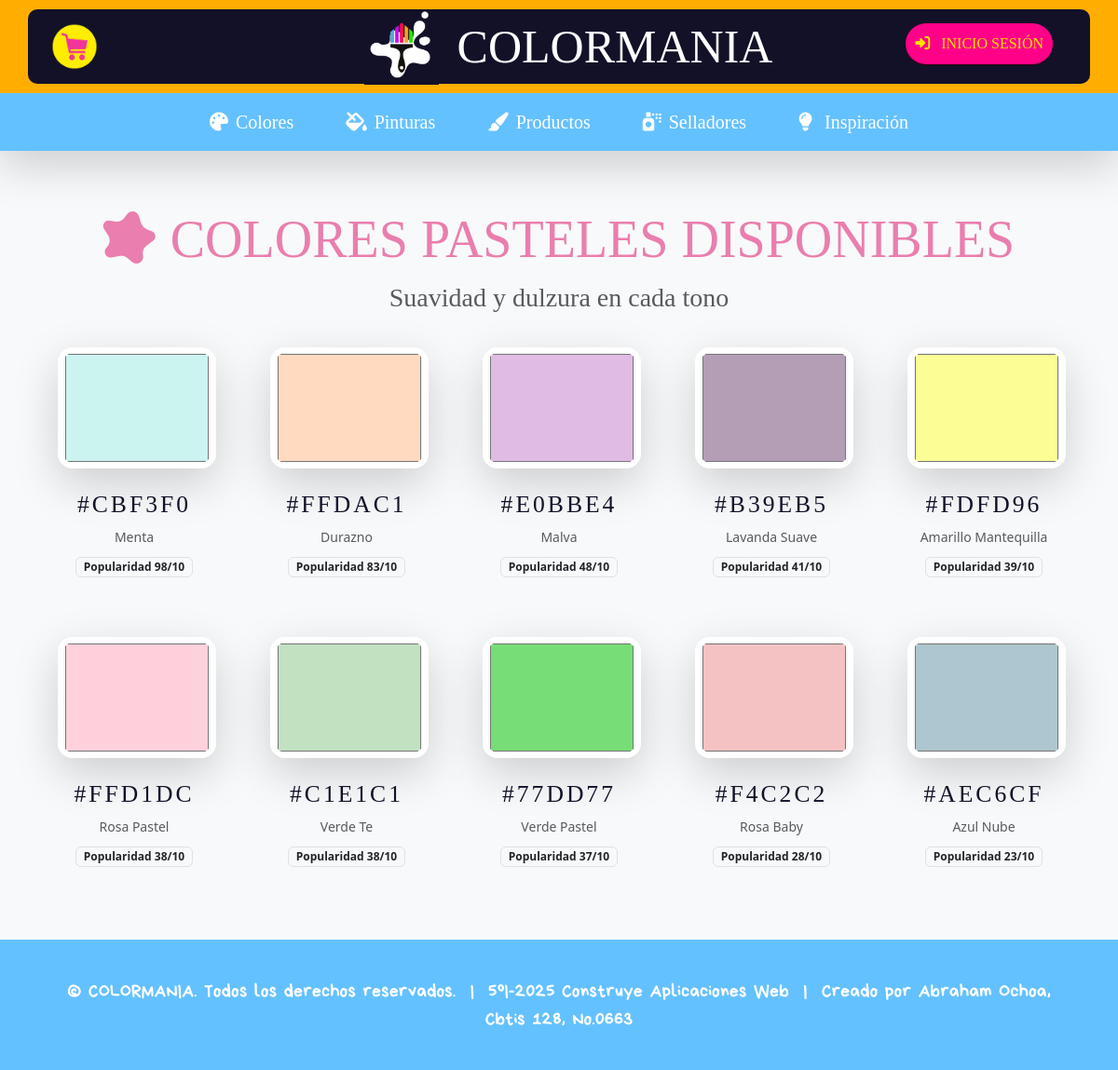
Page /colores-pasteles/ on the committed database.
### colormania/models.py (models this page shows, shortened)
class Color(models.Model):
    codigo = models.CharField(max_length=50)
    descripcion = models.CharField(max_length=250)
    tipo = models.CharField(max_length=30, choices=[
        ('CALIDOS', 'Calidos'),
        ('FRIOS', 'Frios'),
        ('GRISES', 'Grises'),
        ('PASTELES', 'Pasteles'),
        ('VIVOS', 'Vivos'),
    ])
    popularidad = models.IntegerField()
    class Meta:
        verbose_name = "Color"
        verbose_name_plural = "Colores"

### colormania/views.py (the view)
# urls.py: path('colores-pasteles/', views.pasteles, name='pasteles'),
def pasteles(request):
    colores_pasteles = Color.objects.filter(tipo='PASTELES').order_by('-popularidad')
    return render(request, 'colormania/user/colores/pasteles.html', {'colores_pasteles': colores_pasteles})

### colormania/templates/colormania/user/colores/pasteles.html (shortened to what this page needs)
{% extends "colormania/base.html" %}
{% load static %}
{% block content %}
<div class="container mt-0 pt-0">
    <div class="text-center mb-4">
        <h1 class="bobby display-4" style="color: #ea7eae;">
            <i class="fas fa-splotch me-3"></i>COLORES PASTELES DISPONIBLES
        </h1>
        <p class="lead bobby fs-3 text-muted">Suavidad y dulzura en cada tono</p>
    </div>
    <div class="row row-cols-2 row-cols-md-3 row-cols-lg-5 g-5 justify-content-center">
        {% for color in colores_pasteles %}
        <div class="col">
            <div class="text-center">
                <a href="{% url 'personalizar_desde_color' color.codigo|cut:'#' %}"
                   class="text-decoration-none transform-hover d-block p-2"
                   style="cursor: pointer;">
                    <input type="color" value="#{{ color.codigo|cut:'#'|lower }}" disabled
                           class="mx-auto mb-4 rounded-4 shadow-lg"
                           style="width: 170px; height: 130px; border: 6px solid white; cursor: pointer; pointer-events: none; box-shadow: 0 12px 30px rgba(0,0,0,0.3);">
                    <h5 class="bobby" style="color: #131128; font-size: 1.6rem; letter-spacing: 3px;">
                        #{{ color.codigo|upper|cut:'#' }}
                    </h5>
                    <p class="text-muted small mb-2">{{ color.descripcion }}</p>
                    <span class="badge bg-light text-dark border">Popularidad {{ color.popularidad }}/10</span>
                </a>
            </div>
        </div>
        {% endfor %}
    </div>
</div>
{% endblock %}

### rows in the picture
Color: codigo "#cbf3f0", codigo "CBF3F0", descripcion "Menta", popularidad "98"
Color: codigo "#ffdac1", codigo "FFDAC1", descripcion "Durazno", popularidad "83"
Color: codigo "#e0bbe4", codigo "E0BBE4", descripcion "Malva", popularidad "48"
Color: codigo "#b39eb5", codigo "B39EB5", descripcion "Lavanda Suave", popularidad "41"
Color: codigo "#fdfd96", codigo "FDFD96", descripcion "Amarillo Mantequilla", popularidad "39"
Color: codigo "#ffd1dc", codigo "FFD1DC", descripcion "Rosa Pastel", popularidad "38"
Color: codigo "#c1e1c1", codigo "C1E1C1", descripcion "Verde Te", popularidad "38"
Color: codigo "#77dd77", codigo "77DD77", descripcion "Verde Pastel", popularidad "37"
Color: codigo "#f4c2c2", codigo "F4C2C2", descripcion "Rosa Baby", popularidad "28"
Color: codigo "#aec6cf", codigo "AEC6CF", descripcion "Azul Nube", popularidad "23"
